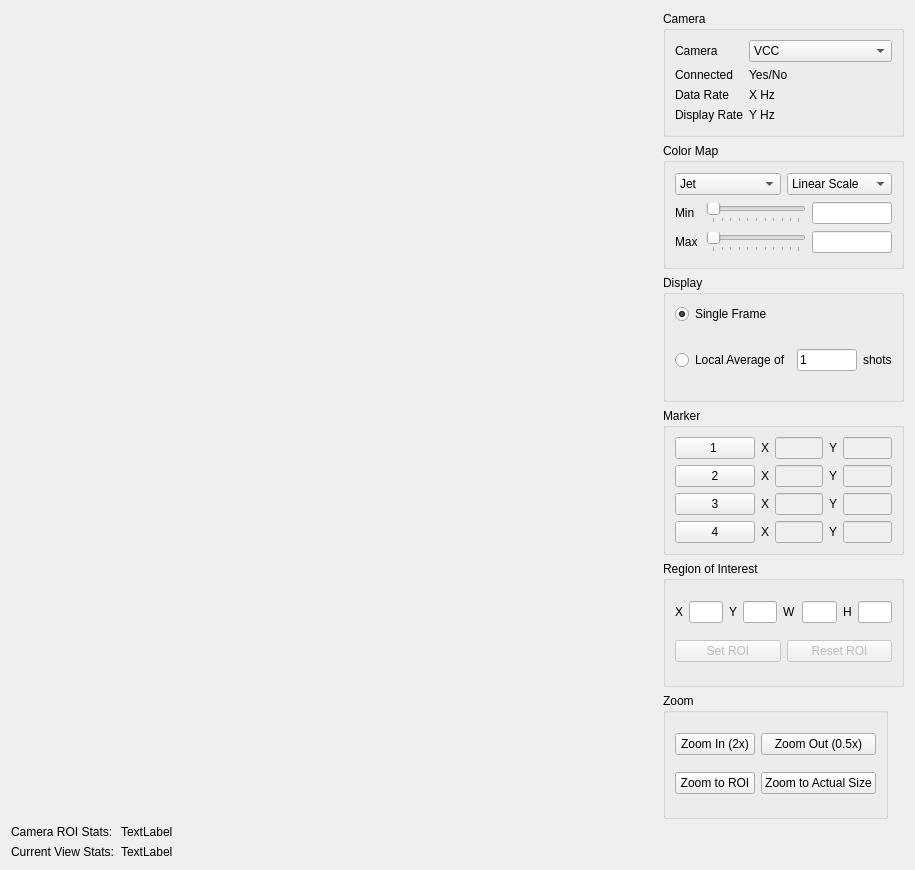
<?xml version="1.0" encoding="UTF-8"?>
<ui version="4.0">
 <class>Form</class>
 <widget class="QWidget" name="Form">
  <property name="geometry">
   <rect>
    <x>0</x>
    <y>0</y>
    <width>915</width>
    <height>870</height>
   </rect>
  </property>
  <property name="windowTitle">
   <string>Camera Viewer</string>
  </property>
  <layout class="QVBoxLayout" name="verticalLayout_6">
   <item>
    <layout class="QHBoxLayout" name="horizontalLayout">
     <item>
      <layout class="QGridLayout" name="imageGridLayout">
       <item row="0" column="0">
        <widget class="PyDMImageView" name="imageView">
         <property name="enabled">
          <bool>true</bool>
         </property>
         <property name="sizePolicy">
          <sizepolicy hsizetype="Expanding" vsizetype="Expanding">
           <horstretch>0</horstretch>
           <verstretch>0</verstretch>
          </sizepolicy>
         </property>
         <property name="minimumSize">
          <size>
           <width>400</width>
           <height>400</height>
          </size>
         </property>
         <property name="mouseTracking">
          <bool>true</bool>
         </property>
         <property name="toolTip">
          <string/>
         </property>
         <property name="whatsThis">
          <string>Displays an image from a PV.</string>
         </property>
        </widget>
       </item>
      </layout>
     </item>
     <item>
      <layout class="QVBoxLayout" name="verticalLayout">
       <item>
        <widget class="QGroupBox" name="groupBox">
         <property name="sizePolicy">
          <sizepolicy hsizetype="Preferred" vsizetype="Preferred">
           <horstretch>0</horstretch>
           <verstretch>0</verstretch>
          </sizepolicy>
         </property>
         <property name="title">
          <string>Camera</string>
         </property>
         <layout class="QFormLayout" name="formLayout">
          <item row="0" column="0">
           <widget class="QLabel" name="label">
            <property name="text">
             <string>Camera</string>
            </property>
           </widget>
          </item>
          <item row="0" column="1">
           <widget class="QComboBox" name="cameraComboBox">
            <item>
             <property name="text">
              <string>VCC</string>
             </property>
            </item>
           </widget>
          </item>
          <item row="1" column="0">
           <widget class="QLabel" name="label_2">
            <property name="text">
             <string>Connected</string>
            </property>
           </widget>
          </item>
          <item row="1" column="1">
           <widget class="QLabel" name="connectedLabel">
            <property name="text">
             <string>Yes/No</string>
            </property>
           </widget>
          </item>
          <item row="2" column="0">
           <widget class="QLabel" name="label_3">
            <property name="text">
             <string>Data Rate</string>
            </property>
           </widget>
          </item>
          <item row="2" column="1">
           <widget class="QLabel" name="dataRateLabel">
            <property name="text">
             <string>X Hz</string>
            </property>
           </widget>
          </item>
          <item row="3" column="0">
           <widget class="QLabel" name="label_4">
            <property name="text">
             <string>Display Rate</string>
            </property>
           </widget>
          </item>
          <item row="3" column="1">
           <widget class="QLabel" name="displayRateLabel">
            <property name="text">
             <string>Y Hz</string>
            </property>
           </widget>
          </item>
         </layout>
        </widget>
       </item>
       <item>
        <widget class="QGroupBox" name="groupBox_2">
         <property name="sizePolicy">
          <sizepolicy hsizetype="Maximum" vsizetype="Preferred">
           <horstretch>0</horstretch>
           <verstretch>0</verstretch>
          </sizepolicy>
         </property>
         <property name="title">
          <string>Color Map</string>
         </property>
         <layout class="QVBoxLayout" name="verticalLayout_2">
          <item>
           <layout class="QHBoxLayout" name="horizontalLayout_2">
            <item>
             <widget class="QComboBox" name="colorMapComboBox">
              <item>
               <property name="text">
                <string>Jet</string>
               </property>
              </item>
              <item>
               <property name="text">
                <string>Grayscale</string>
               </property>
              </item>
             </widget>
            </item>
            <item>
             <widget class="QComboBox" name="comboBox_3">
              <item>
               <property name="text">
                <string>Linear Scale</string>
               </property>
              </item>
             </widget>
            </item>
           </layout>
          </item>
          <item>
           <layout class="QHBoxLayout" name="horizontalLayout_3">
            <item>
             <widget class="QLabel" name="label_8">
              <property name="sizePolicy">
               <sizepolicy hsizetype="Maximum" vsizetype="Preferred">
                <horstretch>0</horstretch>
                <verstretch>0</verstretch>
               </sizepolicy>
              </property>
              <property name="minimumSize">
               <size>
                <width>25</width>
                <height>0</height>
               </size>
              </property>
              <property name="text">
               <string>Min</string>
              </property>
             </widget>
            </item>
            <item>
             <widget class="QSlider" name="colorMapMinSlider">
              <property name="minimumSize">
               <size>
                <width>100</width>
                <height>0</height>
               </size>
              </property>
              <property name="orientation">
               <enum>Qt::Horizontal</enum>
              </property>
              <property name="tickPosition">
               <enum>QSlider::TicksBelow</enum>
              </property>
             </widget>
            </item>
            <item>
             <widget class="QLineEdit" name="colorMapMinLineEdit">
              <property name="minimumSize">
               <size>
                <width>80</width>
                <height>0</height>
               </size>
              </property>
             </widget>
            </item>
           </layout>
          </item>
          <item>
           <layout class="QHBoxLayout" name="horizontalLayout_4">
            <item>
             <widget class="QLabel" name="label_9">
              <property name="sizePolicy">
               <sizepolicy hsizetype="Maximum" vsizetype="Preferred">
                <horstretch>0</horstretch>
                <verstretch>0</verstretch>
               </sizepolicy>
              </property>
              <property name="minimumSize">
               <size>
                <width>25</width>
                <height>0</height>
               </size>
              </property>
              <property name="text">
               <string>Max</string>
              </property>
             </widget>
            </item>
            <item>
             <widget class="QSlider" name="colorMapMaxSlider">
              <property name="minimumSize">
               <size>
                <width>100</width>
                <height>0</height>
               </size>
              </property>
              <property name="orientation">
               <enum>Qt::Horizontal</enum>
              </property>
              <property name="tickPosition">
               <enum>QSlider::TicksBelow</enum>
              </property>
             </widget>
            </item>
            <item>
             <widget class="QLineEdit" name="colorMapMaxLineEdit">
              <property name="minimumSize">
               <size>
                <width>80</width>
                <height>0</height>
               </size>
              </property>
             </widget>
            </item>
           </layout>
          </item>
         </layout>
        </widget>
       </item>
       <item>
        <widget class="QGroupBox" name="groupBox_3">
         <property name="sizePolicy">
          <sizepolicy hsizetype="Maximum" vsizetype="Preferred">
           <horstretch>0</horstretch>
           <verstretch>0</verstretch>
          </sizepolicy>
         </property>
         <property name="title">
          <string>Display</string>
         </property>
         <layout class="QVBoxLayout" name="verticalLayout_3">
          <item>
           <widget class="QRadioButton" name="singleShotRadioButton">
            <property name="text">
             <string>Single Frame</string>
            </property>
            <property name="checked">
             <bool>true</bool>
            </property>
           </widget>
          </item>
          <item>
           <layout class="QHBoxLayout" name="horizontalLayout_5">
            <item>
             <widget class="QRadioButton" name="averageRadioButton">
              <property name="text">
               <string>Local Average of</string>
              </property>
             </widget>
            </item>
            <item>
             <widget class="QLineEdit" name="numShotsLineEdit">
              <property name="text">
               <string>1</string>
              </property>
             </widget>
            </item>
            <item>
             <widget class="QLabel" name="label_10">
              <property name="text">
               <string>shots</string>
              </property>
             </widget>
            </item>
           </layout>
          </item>
         </layout>
        </widget>
       </item>
       <item>
        <widget class="QGroupBox" name="groupBox_4">
         <property name="sizePolicy">
          <sizepolicy hsizetype="Maximum" vsizetype="Preferred">
           <horstretch>0</horstretch>
           <verstretch>0</verstretch>
          </sizepolicy>
         </property>
         <property name="title">
          <string>Marker</string>
         </property>
         <layout class="QVBoxLayout" name="verticalLayout_4">
          <item>
           <layout class="QHBoxLayout" name="horizontalLayout_6">
            <item>
             <widget class="QPushButton" name="marker1Button">
              <property name="text">
               <string>1 </string>
              </property>
              <property name="checkable">
               <bool>true</bool>
              </property>
             </widget>
            </item>
            <item>
             <widget class="QLabel" name="label_11">
              <property name="text">
               <string>X</string>
              </property>
             </widget>
            </item>
            <item>
             <widget class="QLineEdit" name="marker1XPosLineEdit">
              <property name="enabled">
               <bool>false</bool>
              </property>
             </widget>
            </item>
            <item>
             <widget class="QLabel" name="label_12">
              <property name="text">
               <string>Y</string>
              </property>
             </widget>
            </item>
            <item>
             <widget class="QLineEdit" name="marker1YPosLineEdit">
              <property name="enabled">
               <bool>false</bool>
              </property>
             </widget>
            </item>
           </layout>
          </item>
          <item>
           <layout class="QHBoxLayout" name="horizontalLayout_7">
            <item>
             <widget class="QPushButton" name="marker2Button">
              <property name="text">
               <string>2</string>
              </property>
              <property name="checkable">
               <bool>true</bool>
              </property>
             </widget>
            </item>
            <item>
             <widget class="QLabel" name="label_13">
              <property name="text">
               <string>X</string>
              </property>
             </widget>
            </item>
            <item>
             <widget class="QLineEdit" name="marker2XPosLineEdit">
              <property name="enabled">
               <bool>false</bool>
              </property>
             </widget>
            </item>
            <item>
             <widget class="QLabel" name="label_14">
              <property name="text">
               <string>Y</string>
              </property>
             </widget>
            </item>
            <item>
             <widget class="QLineEdit" name="marker2YPosLineEdit">
              <property name="enabled">
               <bool>false</bool>
              </property>
             </widget>
            </item>
           </layout>
          </item>
          <item>
           <layout class="QHBoxLayout" name="horizontalLayout_8">
            <item>
             <widget class="QPushButton" name="marker3Button">
              <property name="text">
               <string>3</string>
              </property>
              <property name="checkable">
               <bool>true</bool>
              </property>
             </widget>
            </item>
            <item>
             <widget class="QLabel" name="label_15">
              <property name="text">
               <string>X</string>
              </property>
             </widget>
            </item>
            <item>
             <widget class="QLineEdit" name="marker3XPosLineEdit">
              <property name="enabled">
               <bool>false</bool>
              </property>
             </widget>
            </item>
            <item>
             <widget class="QLabel" name="label_16">
              <property name="text">
               <string>Y</string>
              </property>
             </widget>
            </item>
            <item>
             <widget class="QLineEdit" name="marker3YPosLineEdit">
              <property name="enabled">
               <bool>false</bool>
              </property>
             </widget>
            </item>
           </layout>
          </item>
          <item>
           <layout class="QHBoxLayout" name="horizontalLayout_9">
            <item>
             <widget class="QPushButton" name="marker4Button">
              <property name="text">
               <string>4</string>
              </property>
              <property name="checkable">
               <bool>true</bool>
              </property>
             </widget>
            </item>
            <item>
             <widget class="QLabel" name="label_17">
              <property name="text">
               <string>X</string>
              </property>
             </widget>
            </item>
            <item>
             <widget class="QLineEdit" name="marker4XPosLineEdit">
              <property name="enabled">
               <bool>false</bool>
              </property>
             </widget>
            </item>
            <item>
             <widget class="QLabel" name="label_18">
              <property name="text">
               <string>Y</string>
              </property>
             </widget>
            </item>
            <item>
             <widget class="QLineEdit" name="marker4YPosLineEdit">
              <property name="enabled">
               <bool>false</bool>
              </property>
             </widget>
            </item>
           </layout>
          </item>
         </layout>
        </widget>
       </item>
       <item>
        <widget class="QGroupBox" name="groupBox_5">
         <property name="sizePolicy">
          <sizepolicy hsizetype="Maximum" vsizetype="Preferred">
           <horstretch>0</horstretch>
           <verstretch>0</verstretch>
          </sizepolicy>
         </property>
         <property name="title">
          <string>Region of Interest</string>
         </property>
         <layout class="QVBoxLayout" name="verticalLayout_5">
          <item>
           <layout class="QHBoxLayout" name="horizontalLayout_10">
            <item>
             <widget class="QLabel" name="label_19">
              <property name="text">
               <string>X</string>
              </property>
             </widget>
            </item>
            <item>
             <widget class="QLineEdit" name="roiXLineEdit">
              <property name="readOnly">
               <bool>true</bool>
              </property>
             </widget>
            </item>
            <item>
             <widget class="QLabel" name="label_20">
              <property name="text">
               <string>Y</string>
              </property>
             </widget>
            </item>
            <item>
             <widget class="QLineEdit" name="roiYLineEdit">
              <property name="readOnly">
               <bool>true</bool>
              </property>
             </widget>
            </item>
            <item>
             <widget class="QLabel" name="label_21">
              <property name="text">
               <string>W</string>
              </property>
             </widget>
            </item>
            <item>
             <widget class="QLineEdit" name="roiWLineEdit">
              <property name="readOnly">
               <bool>true</bool>
              </property>
             </widget>
            </item>
            <item>
             <widget class="QLabel" name="label_22">
              <property name="text">
               <string>H</string>
              </property>
             </widget>
            </item>
            <item>
             <widget class="QLineEdit" name="roiHLineEdit">
              <property name="readOnly">
               <bool>true</bool>
              </property>
             </widget>
            </item>
           </layout>
          </item>
          <item>
           <layout class="QHBoxLayout" name="horizontalLayout_11">
            <item>
             <widget class="QPushButton" name="setROIButton">
              <property name="enabled">
               <bool>false</bool>
              </property>
              <property name="text">
               <string>Set ROI</string>
              </property>
             </widget>
            </item>
            <item>
             <widget class="QPushButton" name="resetROIButton">
              <property name="enabled">
               <bool>false</bool>
              </property>
              <property name="text">
               <string>Reset ROI</string>
              </property>
             </widget>
            </item>
           </layout>
          </item>
         </layout>
        </widget>
       </item>
       <item>
        <widget class="QGroupBox" name="groupBox_6">
         <property name="sizePolicy">
          <sizepolicy hsizetype="Maximum" vsizetype="Preferred">
           <horstretch>0</horstretch>
           <verstretch>0</verstretch>
          </sizepolicy>
         </property>
         <property name="title">
          <string>Zoom</string>
         </property>
         <layout class="QGridLayout" name="gridLayout_2">
          <item row="0" column="1">
           <widget class="QPushButton" name="zoomOutButton">
            <property name="text">
             <string>Zoom Out (0.5x)</string>
            </property>
           </widget>
          </item>
          <item row="0" column="0">
           <widget class="QPushButton" name="zoomInButton">
            <property name="text">
             <string>Zoom In (2x)</string>
            </property>
           </widget>
          </item>
          <item row="1" column="0">
           <widget class="QPushButton" name="zoomToROIButton">
            <property name="text">
             <string>Zoom to ROI</string>
            </property>
           </widget>
          </item>
          <item row="1" column="1">
           <widget class="QPushButton" name="zoomToActualSizeButton">
            <property name="text">
             <string>Zoom to Actual Size</string>
            </property>
           </widget>
          </item>
         </layout>
        </widget>
       </item>
      </layout>
     </item>
    </layout>
   </item>
   <item>
    <layout class="QFormLayout" name="formLayout_2">
     <property name="fieldGrowthPolicy">
      <enum>QFormLayout::AllNonFixedFieldsGrow</enum>
     </property>
     <item row="0" column="0">
      <widget class="QLabel" name="imageStatsLabelLabel">
       <property name="text">
        <string>Camera ROI Stats:</string>
       </property>
      </widget>
     </item>
     <item row="0" column="1">
      <widget class="QLabel" name="imageStatsLabel">
       <property name="text">
        <string>TextLabel</string>
       </property>
      </widget>
     </item>
     <item row="1" column="0">
      <widget class="QLabel" name="label_23">
       <property name="text">
        <string>Current View Stats:</string>
       </property>
      </widget>
     </item>
     <item row="1" column="1">
      <widget class="QLabel" name="viewStatsLabel">
       <property name="text">
        <string>TextLabel</string>
       </property>
      </widget>
     </item>
    </layout>
   </item>
  </layout>
 </widget>
 <customwidgets>
  <customwidget>
   <class>PyDMImageView</class>
   <extends>QWidget</extends>
   <header>pydm.widgets.image</header>
  </customwidget>
 </customwidgets>
 <resources/>
 <connections/>
</ui>
